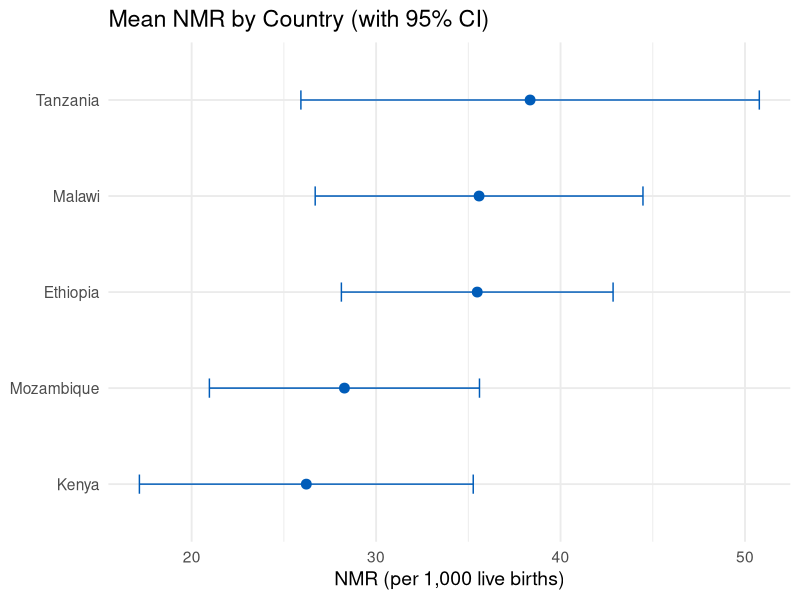
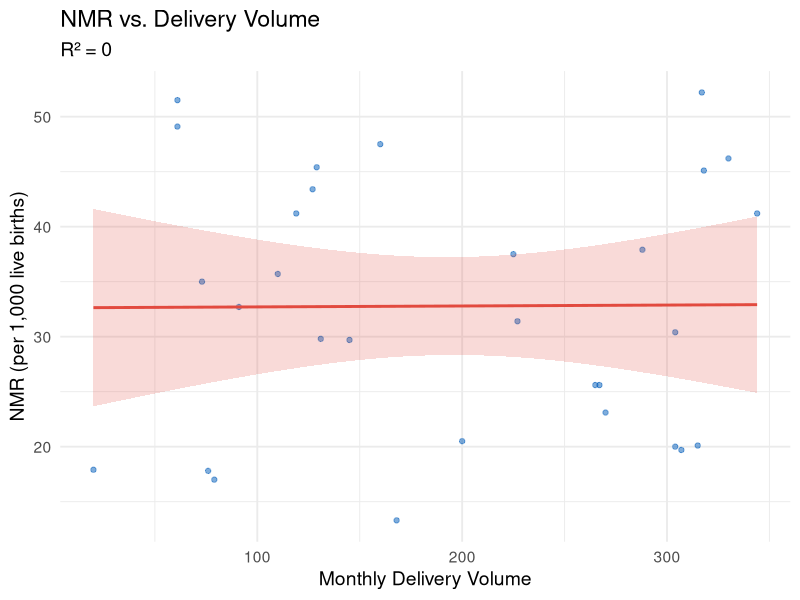

These figures' R source, in order:
# ============================================================
#  Chapter 8: Descriptive Statistics for Consultants
#  R for Management Consultants | BK Advisors
#
#  Live demo script — run line-by-line with Ctrl+Enter in RStudio
# ============================================================

library(tidyverse)

# ── Shared dataset ─────────────────────────────────────────────
set.seed(42)
facility_data <- tibble(
  facility_id      = paste0("F", sprintf("%03d", 1:30)),
  country          = rep(c("Ethiopia", "Tanzania", "Malawi", "Mozambique", "Kenya"), 6),
  facility_type    = sample(c("Hospital", "Health Center", "Health Post"),
                            30, replace = TRUE, prob = c(0.2, 0.5, 0.3)),
  staffing_level   = sample(c("High", "Medium", "Low"), 30, replace = TRUE),
  has_cpap         = sample(c(TRUE, FALSE), 30, replace = TRUE, prob = c(0.4, 0.6)),
  delivery_volume  = sample(20:350, 30, replace = TRUE),
  nmr              = round(runif(30, 12, 55), 1),
  mmr              = round(runif(30, 150, 600), 0),
  anc_coverage     = round(runif(30, 0.35, 0.95), 2),
  training_completed = sample(c(TRUE, FALSE), 30, replace = TRUE)
)


## ── Measures of Central Tendency ─────────────────────────────

nmr_values <- c(12.5, 18.3, 22.1, 25.0, 27.5, 31.7, 35.2, 42.1, 45.3, 68.0)

mean(nmr_values)    # pulled up by the 68.0 outlier
median(nmr_values)  # resistant to outliers

# When to use which?
# Mean:   symmetric distributions, no extreme outliers
# Median: skewed distributions, outliers present

# Spread: standard deviation and IQR
sd(nmr_values)   # standard deviation
IQR(nmr_values)  # interquartile range

# Quantiles
quantile(nmr_values, probs = c(0.25, 0.50, 0.75))

# Range
range(nmr_values)

# Summary statistics by group
facility_data |>
  group_by(country) |>
  summarise(
    n          = n(),
    mean_nmr   = round(mean(nmr, na.rm = TRUE), 1),
    median_nmr = round(median(nmr, na.rm = TRUE), 1),
    sd_nmr     = round(sd(nmr, na.rm = TRUE), 1),
    min_nmr    = min(nmr, na.rm = TRUE),
    max_nmr    = max(nmr, na.rm = TRUE)
  )


## ── Proportions & Cross-Tabulations ──────────────────────────

# Proportion of facilities with CPAP
mean(facility_data$has_cpap, na.rm = TRUE)  # mean() on logical = proportion

# Proportion by country
facility_data |>
  group_by(country) |>
  summarise(
    n           = n(),
    pct_cpap    = round(mean(has_cpap, na.rm = TRUE) * 100, 1),
    pct_trained = round(mean(training_completed, na.rm = TRUE) * 100, 1)
  )

# Two-way frequency table
table(facility_data$country, facility_data$facility_type)

# Row percentages
prop.table(table(facility_data$country, facility_data$facility_type),
           margin = 1) |>
  round(2)

# Tidyverse alternative
facility_data |>
  count(country, facility_type) |>
  group_by(country) |>
  mutate(pct = round(n / sum(n) * 100, 1))


## ── Confidence Intervals ──────────────────────────────────────

# 95% CI for mean NMR
t.test(facility_data$nmr)

# Extract just the confidence interval
t.test(facility_data$nmr)$conf.int

# CI by country (manual formula: mean ± 1.96 × SE)
facility_data |>
  group_by(country) |>
  summarise(
    n        = n(),
    mean_nmr = mean(nmr, na.rm = TRUE),
    se       = sd(nmr, na.rm = TRUE) / sqrt(n()),
    ci_lower = mean_nmr - 1.96 * se,
    ci_upper = mean_nmr + 1.96 * se
  )

# Visualizing confidence intervals with error bars
country_ci <- facility_data |>
  group_by(country) |>
  summarise(
    mean_nmr = mean(nmr, na.rm = TRUE),
    se       = sd(nmr, na.rm = TRUE) / sqrt(n()),
    ci_lower = mean_nmr - 1.96 * se,
    ci_upper = mean_nmr + 1.96 * se
  )

ggplot(country_ci, aes(x = reorder(country, mean_nmr), y = mean_nmr)) +
  geom_point(size = 3, color = "#005CB9") +
  geom_errorbar(aes(ymin = ci_lower, ymax = ci_upper),
                width = 0.2, color = "#005CB9") +
  coord_flip() +
  labs(title = "Mean NMR by Country (with 95% CI)",
       x = NULL, y = "NMR (per 1,000 live births)") +
  theme_minimal(base_size = 14)


## ── Correlation ───────────────────────────────────────────────

# Pearson correlation between delivery volume and NMR
cor(facility_data$delivery_volume, facility_data$nmr,
    use = "complete.obs")

# Correlation test with p-value and CI
cor.test(facility_data$delivery_volume, facility_data$nmr)

# Correlation matrix for multiple variables
facility_data |>
  select(delivery_volume, nmr, mmr, anc_coverage) |>
  cor(use = "complete.obs") |>
  round(2)

# Interpreting r:
# 0.0 – 0.3: Weak
# 0.3 – 0.6: Moderate
# 0.6 – 1.0: Strong
# Remember: correlation ≠ causation


## ── Simple Linear Regression ──────────────────────────────────

# Does delivery volume predict NMR?
model <- lm(nmr ~ delivery_volume, data = facility_data)
summary(model)

# Reading the output:
# Estimate (slope):  "For each additional delivery, NMR changes by ___."
# Std. Error:        Uncertainty around the estimate
# t value / p-value: Statistical significance (p < 0.05 = "significant")
# R-squared:         Proportion of variance explained

# Multiple predictors
model2 <- lm(nmr ~ delivery_volume + has_cpap + staffing_level + anc_coverage,
             data = facility_data)
summary(model2)

# Compare models with AIC (lower = better)
AIC(model, model2)

# Visualize the regression line
ggplot(facility_data, aes(x = delivery_volume, y = nmr)) +
  geom_point(alpha = 0.5, color = "#005CB9") +
  geom_smooth(method = "lm", color = "#E24A3F", fill = "#E24A3F", alpha = 0.2) +
  labs(title    = "NMR vs. Delivery Volume",
       subtitle = paste("R\u00b2 =", round(summary(model)$r.squared, 3)),
       x        = "Monthly Delivery Volume",
       y        = "NMR (per 1,000 live births)") +
  theme_minimal(base_size = 14)
